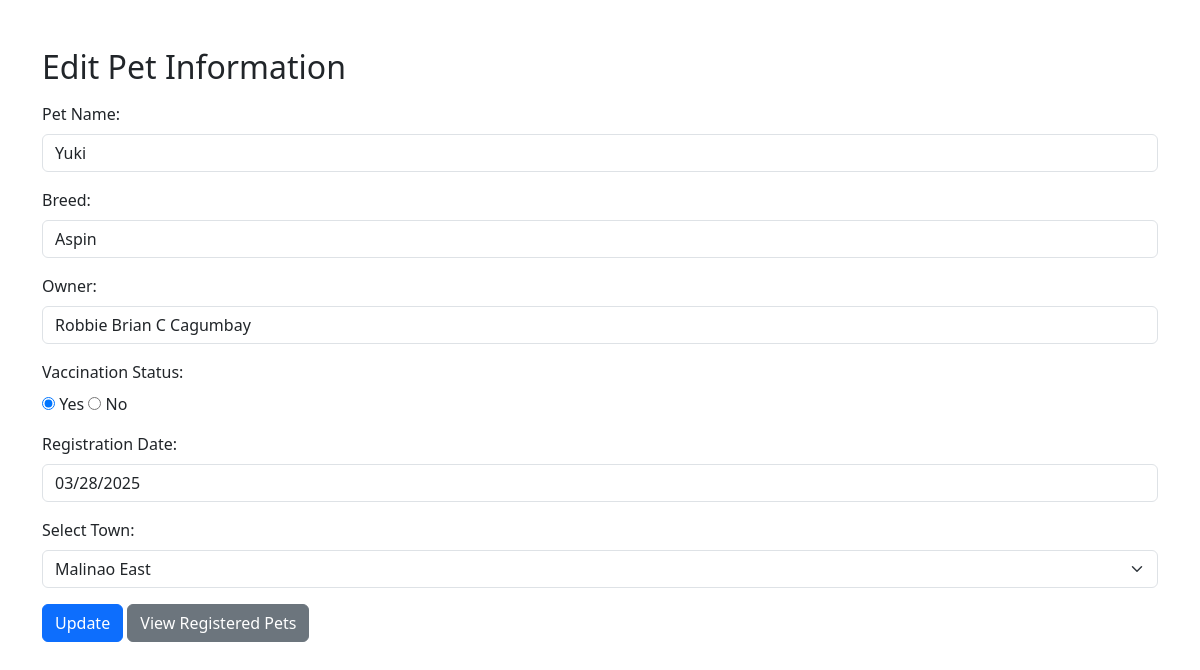
The app's page /editdata.php?id=28 with its own data.
### tables this page shows
CREATE TABLE IF NOT EXISTS `tblreg` (
  `id` int NOT NULL AUTO_INCREMENT,
  `dName` varchar(50) NOT NULL COMMENT '50',
  `dBreed` varchar(50) NOT NULL COMMENT '50',
  `dOwner` varchar(50) NOT NULL COMMENT '50',
  `dVaccinated` varchar(10) DEFAULT NULL,
  `dTownID` int DEFAULT NULL,
  `dLatitude` decimal(10,6) DEFAULT NULL,
  `dLongitude` decimal(10,6) DEFAULT NULL,
  `dRegistrationDate` date NOT NULL,
  PRIMARY KEY (`id`),
  UNIQUE KEY `id` (`id`),
  KEY `fk_dTownID` (`dTownID`)
);

CREATE TABLE IF NOT EXISTS `towns` (
  `id` int NOT NULL AUTO_INCREMENT,
  `dTown` varchar(100) NOT NULL,
  `dLatitude` decimal(9,6) NOT NULL,
  `dLongitude` decimal(9,6) NOT NULL,
  PRIMARY KEY (`id`)
);

### editdata.php (the view, shortened to what this page needs)
<?php
include('config.php');
$PetName = $Breed = $Owner = $Vaccinated = $RegistrationDate = $TownID = "";
$isEdit = false;
$townQuery = "SELECT id, dTown FROM towns";
$townResult = $conn->query($townQuery);
if (isset($_GET['id']) && !empty($_GET['id'])) {
    $id = $_GET['id'];
    $isEdit = true;
    $stmt = $conn->prepare("SELECT * FROM tblreg WHERE id = ?");
    $stmt->bind_param("i", $id);
    $stmt->execute();
    $result = $stmt->get_result();
    if ($row = $result->fetch_assoc()) {
        $PetName = $row['dName'];
        $Breed = $row['dBreed'];
        $Owner = $row['dOwner'];
        $Vaccinated = $row['dVaccinated'];
        $RegistrationDate = $row['dRegistrationDate'];
        $TownID = $row['dTownID'];
    } else {
        echo "<script>alert('Record not found!'); window.location.href='table.php';</script>";
        exit();
    }
}
?>
<!DOCTYPE html>
<html lang="en">
<head>
    <link href="css/bootstrap.min.css" rel="stylesheet">
</head>
<body>
<div class="container mt-5">
    <h2><?php echo $isEdit ? "Edit Pet Information" : "Register Your Pet"; ?></h2>
    <form action="" method="POST" class="mt-3">
        <div class="mb-3">
            <label for="petname" class="form-label">Pet Name:</label>
            <input type="text" id="petname" name="petname" class="form-control" required placeholder="Enter pet's name" value="<?php echo htmlspecialchars($PetName); ?>">
        </div>
        <div class="mb-3">
            <label for="breed" class="form-label">Breed:</label>
            <input type="text" id="breed" name="breed" class="form-control" required placeholder="Enter breed" value="<?php echo htmlspecialchars($Breed); ?>">
        </div>
        <div class="mb-3">
            <label for="owner" class="form-label">Owner:</label>
            <input type="text" id="owner" name="owner" class="form-control" required placeholder="Enter owner's name" value="<?php echo htmlspecialchars($Owner); ?>">
        </div>
        <div class="mb-3">
            <label class="form-label">Vaccination Status:</label><br>
            <input type="radio" id="vaccinated_yes" name="vaccinated" value="Yes" required <?php echo ($Vaccinated == "Yes") ? "checked" : ""; ?>>
            <label for="vaccinated_yes">Yes</label>
            <input type="radio" id="vaccinated_no" name="vaccinated" value="No" required <?php echo ($Vaccinated == "No") ? "checked" : ""; ?>>
            <label for="vaccinated_no">No</label>
        </div>
        <div class="mb-3">
            <label for="registrationDate" class="form-label">Registration Date:</label>
            <input type="date" id="registrationDate" name="registrationDate" class="form-control" required value="<?php echo $isEdit ? $RegistrationDate : date('Y-m-d'); ?>" readonly>
        </div>
        <div class="mb-3">
            <label for="town" class="form-label">Select Town:</label>
            <select id="town" name="town" class="form-select" required>
                <?php while ($town = $townResult->fetch_assoc()) { ?>
                    <option value="<?php echo $town['id']; ?>" <?php echo ($town['id'] == $TownID) ? "selected" : ""; ?>>
                        <?php echo htmlspecialchars($town['dTown']); ?>
                    </option>
                <?php } ?>
            </select>
        </div>
        <button type="submit" class="btn btn-primary"><?php echo $isEdit ? "Update" : "Register"; ?></button>
        <a href="table.php" class="btn btn-secondary">View Registered Pets</a>
    </form>
</div>
</body>
</html>

### records on screen
tblreg: petname "Yuki", breed "Aspin", owner "Robbie Brian C Cagumbay", dVaccinated "☑ Yes", dVaccinated "☐ No", registrationDate "03/28/2025", town "Malinao East"
